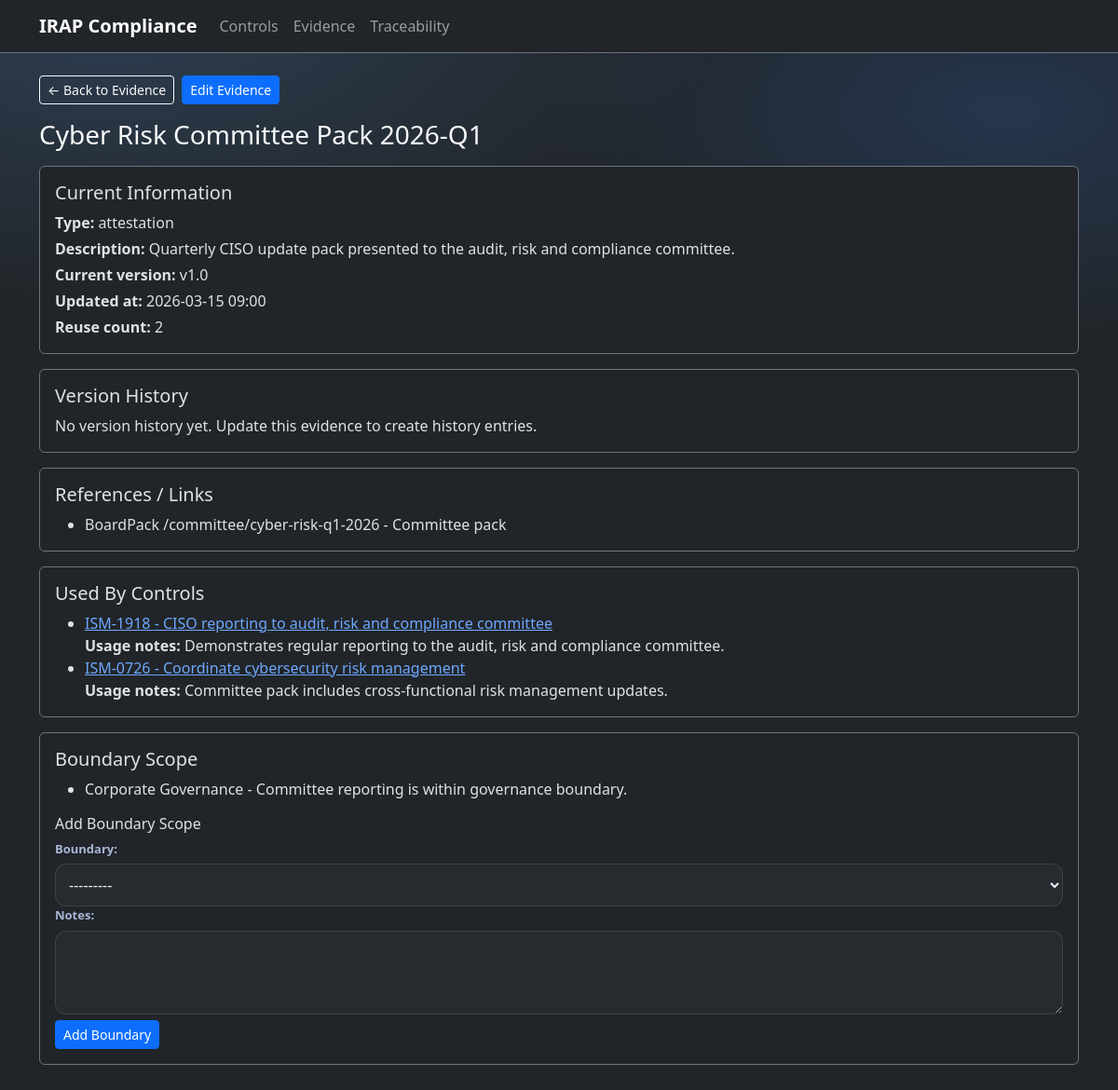
The page /evidence/5/ on the database as committed earlier.
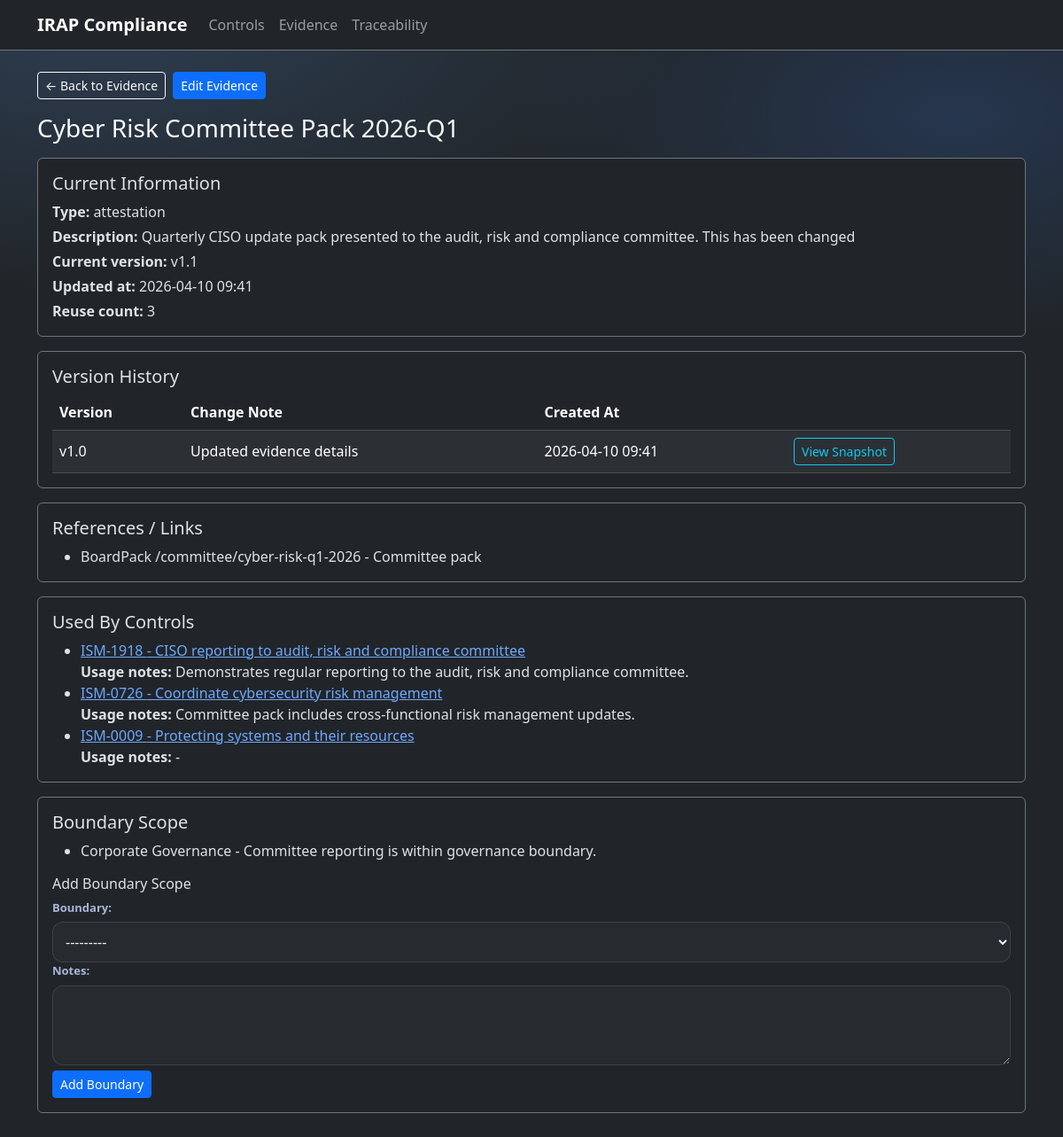
The same page on the database as committed later.
### irap/models.py (models this page shows, shortened)
class TimeStampedModel(models.Model):
    created_at = models.DateTimeField(default=timezone.now, editable=False)
    updated_at = models.DateTimeField(auto_now=True, null=True, blank=True)
    class Meta:
        abstract = True

class Evidence(TimeStampedModel):
    class EvidenceType(models.TextChoices):
        POLICY = "policy", "Policy"
        PROCEDURE = "procedure", "Procedure"
        DIAGRAM = "diagram", "Architecture diagram"
        TICKET = "ticket", "Change ticket"
        LOG = "log", "Log / monitoring"
        ATTESTATION = "attestation", "Interview / attestation"
        OTHER = "other", "Other"
    name = models.CharField(max_length=255)
    type = models.CharField(max_length=64, choices=EvidenceType.choices, default=EvidenceType.OTHER)
    description = models.TextField(blank=True)
    version = models.CharField(max_length=16, default="v1.0")
    controls = models.ManyToManyField(Control, through="EvidenceUsage", related_name="evidence_items")
    class Meta:
        indexes = [
            models.Index(fields=["type"]),
            models.Index(fields=["name"]),
        ]
        ordering = ["name"]

class EvidenceLink(TimeStampedModel):
    evidence = models.ForeignKey(Evidence, on_delete=models.CASCADE, related_name="links")
    url_or_reference = models.TextField()  # URL, file path, confluence page id, etc.
    description = models.TextField(blank=True)

class EvidenceUsage(TimeStampedModel):
    control = models.ForeignKey(Control, on_delete=models.CASCADE, related_name="evidence_usages")
    evidence = models.ForeignKey(Evidence, on_delete=models.CASCADE, related_name="evidence_usages")
    notes = models.TextField(blank=True)
    class Meta:
        unique_together = ("control", "evidence")
        indexes = [
            models.Index(fields=["control", "evidence"]),
        ]

class Control(TimeStampedModel):
    control_set = models.ForeignKey(ControlSet, on_delete=models.CASCADE, related_name="controls")
    control_id = models.CharField(max_length=128)  # e.g., "AC-2" or ISM identifier
    name = models.CharField(max_length=255)
    description = models.TextField(blank=True)
    version = models.CharField(max_length=64, blank=True)
    class Meta:
        unique_together = ("control_set", "control_id", "version")
        indexes = [
            models.Index(fields=["control_id"]),
            models.Index(fields=["name"]),
        ]
        ordering = ["control_set__name", "control_id"]

class BoundaryAssociation(TimeStampedModel):
    evidence = models.ForeignKey(Evidence, on_delete=models.CASCADE, related_name="boundary_associations")
    boundary = models.ForeignKey(Boundary, on_delete=models.CASCADE, related_name="evidence_associations")
    notes = models.TextField(blank=True)
    class Meta:
        unique_together = ("evidence", "boundary")
        indexes = [
            models.Index(fields=["boundary"]),
            models.Index(fields=["evidence", "boundary"]),
        ]

class Boundary(TimeStampedModel):
    name = models.CharField(max_length=255)
    description = models.TextField(blank=True)
    class Meta:
        unique_together = ("name",)
        ordering = ["name"]
    def __str__(self):
        return self.name

class EvidenceHistory(models.Model):
    evidence = models.ForeignKey(Evidence, on_delete=models.CASCADE, related_name="history_entries")
    version = models.CharField(max_length=16)
    description = models.TextField(blank=True)
    snapshot = models.JSONField(default=dict, blank=True)
    created_at = models.DateTimeField(default=timezone.now, editable=False)
    change_note = models.TextField(blank=True)
    class Meta:
        ordering = ["-created_at", "-id"]
        indexes = [
            models.Index(fields=["evidence", "-created_at"]),
            models.Index(fields=["version"]),
        ]

### irap/views.py (the view)
# urls.py: path("evidence/<int:pk>/", views.evidence_detail, name="evidence_detail"),
def evidence_detail(request, pk):
    evidence = get_object_or_404(
        Evidence.objects.prefetch_related(
            "links",
            "evidence_usages__control__control_set",
            "boundary_associations__boundary",
            "history_entries",
        ),
        pk=pk,
    )
    boundary_form = AddBoundaryToEvidenceForm()
    reuse_count = evidence.evidence_usages.count()
    history_entries = evidence.history_entries.all()
    selected_history = None
    history_id = request.GET.get("history")
    if history_id:
        selected_history = history_entries.filter(pk=history_id).first()
    context = {
        "evidence": evidence,
        "reuse_count": reuse_count,
        "boundary_form": boundary_form,
        "history_entries": history_entries,
        "selected_history": selected_history,
    }
    return render(request, "irap/evidence_detail.html", context)

### irap/forms.py
class AddBoundaryToEvidenceForm(forms.Form):
    boundary = forms.ModelChoiceField(
        queryset=Boundary.objects.all().order_by("name")
    )
    notes = forms.CharField(
        required=False,
        widget=forms.Textarea(attrs={"rows": 2})
    )

### templates/irap/evidence_detail.html (shortened to what the changed rows need)
{% extends 'base.html' %}
{% block content %}
  <div class="d-flex align-items-center justify-content-between mb-3">
    <h1 class="h3 mb-0">{{ evidence.name }}</h1>
  </div>
  <div class="card bg-dark border-secondary mb-3">
    <div class="card-body">
      <h2 class="h5">Current Information</h2>
      <p class="mb-1"><strong>Type:</strong> {{ evidence.type }}</p>
      <p class="mb-1"><strong>Description:</strong> {{ evidence.description|default:"-" }}</p>
      <p class="mb-1"><strong>Current version:</strong> {{ evidence.version }}</p>
      <p class="mb-1"><strong>Updated at:</strong> {{ evidence.updated_at|date:"Y-m-d H:i" }}</p>
      <p class="mb-0"><strong>Reuse count:</strong> {{ reuse_count }}</p>
    </div>
  </div>
  <div class="card bg-dark border-secondary mb-3">
    <div class="card-body">
      <h2 class="h5">Version History</h2>
      {% if history_entries %}
        <div class="table-responsive">
          <table class="table table-dark table-striped table-hover align-middle mb-0">
            <thead>
              <tr>
                <th>Version</th>
                <th>Change Note</th>
                <th>Created At</th>
                <th></th>
              </tr>
            </thead>
            <tbody>
              {% for entry in history_entries %}
                <tr>
                  <td>{{ entry.version }}</td>
                  <td>{{ entry.change_note|default:"-" }}</td>
                  <td>{{ entry.created_at|date:"Y-m-d H:i" }}</td>
                  <td>
                    <a class="btn btn-outline-info btn-sm" href="{% url 'irap:evidence_detail' evidence.pk %}?history={{ entry.pk }}">
                      View Snapshot
                    </a>
                  </td>
                </tr>
              {% endfor %}
            </tbody>
          </table>
        </div>
      {% else %}
        <p class="mb-0">No version history yet. Update this evidence to create history entries.</p>
      {% endif %}
    </div>
  </div>
  <div class="card bg-dark border-secondary mb-3">
    <div class="card-body">
      <h2 class="h5">References / Links</h2>
      {% if evidence.links.all %}
        <ul class="mb-0">
          {% for link in evidence.links.all %}
            <li>{{ link.url_or_reference }}{% if link.description %} - {{ link.description }}{% endif %}</li>
          {% endfor %}
        </ul>
      {% else %}
        <p class="mb-0">No links recorded.</p>
      {% endif %}
    </div>
  </div>
  <div class="card bg-dark border-secondary mb-3">
    <div class="card-body">
      <h2 class="h5">Used By Controls</h2>
      {% if evidence.evidence_usages.all %}
        <ul class="mb-0">
          {% for usage in evidence.evidence_usages.all %}
            <li>
              <a href="{% url 'irap:control_detail' usage.control.pk %}">
                {{ usage.control.control_id }} - {{ usage.control.name }}
              </a>
              <br>
              <strong>Usage notes:</strong> {{ usage.notes|default:"-" }}
            </li>
          {% endfor %}
        </ul>
      {% else %}
        <p class="mb-0">This evidence is not linked to any controls yet.</p>
      {% endif %}
    </div>
  </div>
  <div class="card bg-dark border-secondary mb-3">
    <div class="card-body">
      <h2 class="h5">Boundary Scope</h2>
      {% if evidence.boundary_associations.all %}
        <ul>
          {% for assoc in evidence.boundary_associations.all %}
            <li>{{ assoc.boundary.name }}{% if assoc.notes %} - {{ assoc.notes }}{% endif %}</li>
          {% endfor %}
        </ul>
      {% else %}
        <p>No boundary scope assigned.</p>
      {% endif %}
    </div>
  </div>
{% endblock %}

Rows that differ between the two databases and show on the page:
changed Evidence "attestation": description "Quarterly CISO update pack presented to the audit, risk and compliance committee." → "Quarterly CISO update pack presented to the audit, risk and compliance committee. This has been changed"; version "v1.0" → "v1.1"; updated_at "2026-03-15 09:00" → "2026-04-10 09:41"
added EvidenceHistory: version "v1.0", change_note "Updated evidence details", created_at "2026-04-10 09:41"
added EvidenceUsage: control.control_id "ISM-0009", control.name "Protecting systems and their resources", notes "-"
Other text that changed with them:
{{ reuse_count }}: "2" → "3"
text no longer shown: "No version history yet. Update this evidence to create history entries."
text now shown: "Version Change Note Created At"
